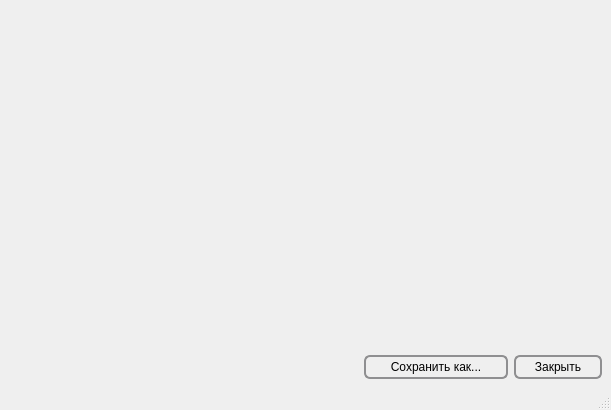
<?xml version="1.0" encoding="UTF-8"?>
<ui version="4.0">
 <class>SomeWindow</class>
 <widget class="QMainWindow" name="SomeWindow">
  <property name="geometry">
   <rect>
    <x>0</x>
    <y>0</y>
    <width>611</width>
    <height>410</height>
   </rect>
  </property>
  <property name="windowTitle">
   <string>MainWindow</string>
  </property>
  <property name="windowIcon">
   <iconset resource="source.qrc">
    <normaloff>:/img/img/set.ico</normaloff>:/img/img/set.ico</iconset>
  </property>
  <widget class="QWidget" name="centralwidget">
   <layout class="QVBoxLayout" name="verticalLayout">
    <item>
     <layout class="QGridLayout" name="gridLayout">
      <item row="1" column="2">
       <widget class="QPushButton" name="pushButton_close">
        <property name="minimumSize">
         <size>
          <width>88</width>
          <height>24</height>
         </size>
        </property>
        <property name="styleSheet">
         <string notr="true"> QPushButton {
     border: 2px solid #8f8f91;
     border-radius: 6px;
     background-color: qlineargradient(x1: 0, y1: 0, x2: 0, y2: 1,
                                       stop: 0 #f6f7fa, stop: 1 #dadbde);
     min-height: 20px; 
     min-width: 84px;
}
QPushButton:pressed {
     background-color: qlineargradient(x1: 0, y1: 0, x2: 0, y2: 1,
                                       stop: 0 #dadbde, stop: 1 #f6f7fa);
 }</string>
        </property>
        <property name="text">
         <string>Закрыть</string>
        </property>
        <property name="icon">
         <iconset resource="source.qrc">
          <normaloff>:/img/img/log-out.png</normaloff>:/img/img/log-out.png</iconset>
        </property>
        <property name="iconSize">
         <size>
          <width>18</width>
          <height>18</height>
         </size>
        </property>
        <property name="shortcut">
         <string>Ctrl+Q</string>
        </property>
       </widget>
      </item>
      <item row="1" column="1">
       <widget class="QPushButton" name="pushButton_save">
        <property name="minimumSize">
         <size>
          <width>144</width>
          <height>24</height>
         </size>
        </property>
        <property name="styleSheet">
         <string notr="true"> QPushButton {
     border: 2px solid #8f8f91;
     border-radius: 6px;
     background-color: qlineargradient(x1: 0, y1: 0, x2: 0, y2: 1,
                                       stop: 0 #f6f7fa, stop: 1 #dadbde);
     min-height: 20px;
     min-width: 140px;
 }
QPushButton:pressed {
     background-color: qlineargradient(x1: 0, y1: 0, x2: 0, y2: 1,
                                       stop: 0 #dadbde, stop: 1 #f6f7fa);
 }</string>
        </property>
        <property name="text">
         <string>Сохранить как...</string>
        </property>
        <property name="icon">
         <iconset resource="source.qrc">
          <normaloff>:/img/img/heart-monitor.png</normaloff>:/img/img/heart-monitor.png</iconset>
        </property>
        <property name="shortcut">
         <string>Ctrl+Shift+S</string>
        </property>
       </widget>
      </item>
      <item row="1" column="0">
       <spacer name="horizontalSpacer">
        <property name="orientation">
         <enum>Qt::Horizontal</enum>
        </property>
        <property name="sizeHint" stdset="0">
         <size>
          <width>40</width>
          <height>20</height>
         </size>
        </property>
       </spacer>
      </item>
      <item row="0" column="0" colspan="3">
       <widget class="QCustomPlot" name="widget_dir" native="true"/>
      </item>
     </layout>
    </item>
   </layout>
  </widget>
  <widget class="QMenuBar" name="menubar">
   <property name="geometry">
    <rect>
     <x>0</x>
     <y>0</y>
     <width>611</width>
     <height>21</height>
    </rect>
   </property>
  </widget>
  <widget class="QStatusBar" name="statusbar"/>
 </widget>
 <customwidgets>
  <customwidget>
   <class>QCustomPlot</class>
   <extends>QWidget</extends>
   <header>qcustomplot.h</header>
   <container>1</container>
  </customwidget>
 </customwidgets>
 <resources>
  <include location="source.qrc"/>
 </resources>
 <connections/>
</ui>
